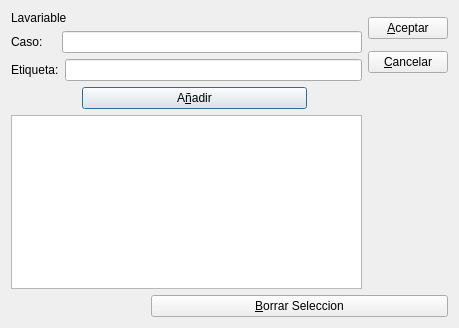
<ui version="4.0" >
 <class>DialogoCasos</class>
 <widget class="QDialog" name="DialogoCasos" >
  <property name="geometry" >
   <rect>
    <x>0</x>
    <y>0</y>
    <width>459</width>
    <height>328</height>
   </rect>
  </property>
  <property name="windowTitle" >
   <string>Dialogo casos</string>
  </property>
  <layout class="QGridLayout" >
   <item row="3" column="0" colspan="2" >
    <layout class="QHBoxLayout" >
     <item>
      <spacer>
       <property name="orientation" >
        <enum>Qt::Vertical</enum>
       </property>
       <property name="sizeType" >
        <enum>QSizePolicy::Expanding</enum>
       </property>
       <property name="sizeHint" >
        <size>
         <width>71</width>
         <height>31</height>
        </size>
       </property>
      </spacer>
     </item>
     <item>
      <widget class="QPushButton" name="pushButton3" >
       <property name="text" >
        <string>A&amp;ñadir</string>
       </property>
       <property name="shortcut" >
        <string>Alt+Ñ</string>
       </property>
      </widget>
     </item>
     <item>
      <spacer>
       <property name="orientation" >
        <enum>Qt::Vertical</enum>
       </property>
       <property name="sizeType" >
        <enum>QSizePolicy::Expanding</enum>
       </property>
       <property name="sizeHint" >
        <size>
         <width>141</width>
         <height>31</height>
        </size>
       </property>
      </spacer>
     </item>
    </layout>
   </item>
   <item row="2" column="0" >
    <layout class="QHBoxLayout" >
     <item>
      <widget class="QLabel" name="textLabel2" >
       <property name="text" >
        <string>Etiqueta:</string>
       </property>
       <property name="wordWrap" >
        <bool>false</bool>
       </property>
      </widget>
     </item>
     <item>
      <widget class="QLineEdit" name="lineEdit2" />
     </item>
    </layout>
   </item>
   <item row="1" column="0" >
    <layout class="QHBoxLayout" >
     <item>
      <widget class="QLabel" name="textLabel1_2" >
       <property name="text" >
        <string>Caso:</string>
       </property>
       <property name="wordWrap" >
        <bool>false</bool>
       </property>
      </widget>
     </item>
     <item>
      <widget class="QLineEdit" name="lineEdit1" >
       <property name="maximumSize" >
        <size>
         <width>300</width>
         <height>32767</height>
        </size>
       </property>
      </widget>
     </item>
    </layout>
   </item>
   <item rowspan="3" row="0" column="1" >
    <layout class="QVBoxLayout" >
     <item>
      <widget class="QPushButton" name="pushButton1" >
       <property name="text" >
        <string>&amp;Aceptar</string>
       </property>
       <property name="shortcut" >
        <string>Alt+A</string>
       </property>
      </widget>
     </item>
     <item>
      <widget class="QPushButton" name="pushButton2" >
       <property name="text" >
        <string>&amp;Cancelar</string>
       </property>
       <property name="shortcut" >
        <string>Alt+C</string>
       </property>
      </widget>
     </item>
    </layout>
   </item>
   <item row="6" column="0" colspan="2" >
    <layout class="QHBoxLayout" >
     <item>
      <spacer>
       <property name="orientation" >
        <enum>Qt::Vertical</enum>
       </property>
       <property name="sizeType" >
        <enum>QSizePolicy::Expanding</enum>
       </property>
       <property name="sizeHint" >
        <size>
         <width>140</width>
         <height>20</height>
        </size>
       </property>
      </spacer>
     </item>
     <item>
      <widget class="QPushButton" name="pushButton4" >
       <property name="text" >
        <string>&amp;Borrar Seleccion</string>
       </property>
       <property name="shortcut" >
        <string>Alt+B</string>
       </property>
      </widget>
     </item>
    </layout>
   </item>
   <item row="0" column="0" >
    <widget class="QLabel" name="textLabel1" >
     <property name="text" >
      <string>Lavariable</string>
     </property>
     <property name="wordWrap" >
      <bool>false</bool>
     </property>
    </widget>
   </item>
   <item row="4" column="0" >
    <widget class="QListWidget" name="listWidget" />
   </item>
  </layout>
 </widget>
 <layoutdefault spacing="6" margin="11" />
 <pixmapfunction>qPixmapFromMimeSource</pixmapfunction>
 <resources/>
 <connections/>
</ui>
